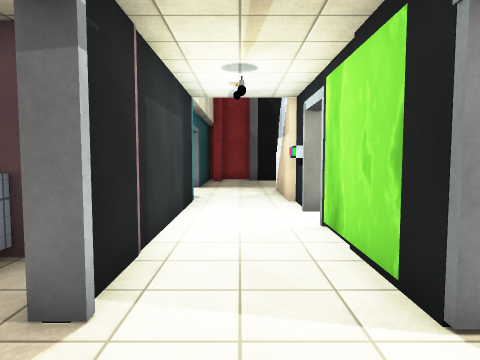
View 1 (above)

16 first-person views from a walk through a 3-D level made in the Unity game engine. The camera is 1.4 m above the floor, tilts 4° down and sees 70° across. The floor is counted in squares, 1 m on a side. Each view is taken from the middle of a square. On the plan, view 1 faces up. The plan holds only what a view shows up to about 15 squares ahead; the rest is blank. The player is left out. Door leaves are left out, so doorways stand open. Surface patterns are stand-ins for the level's own textures.

View 2
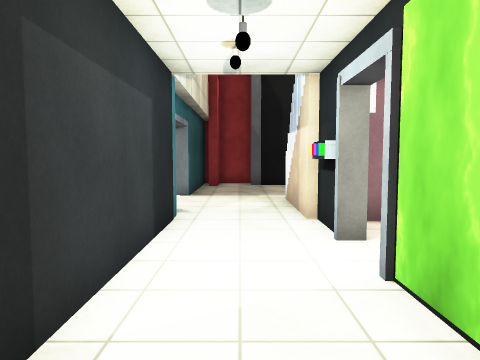

View 3
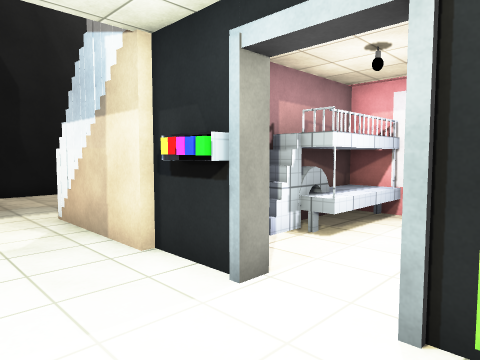

View 4
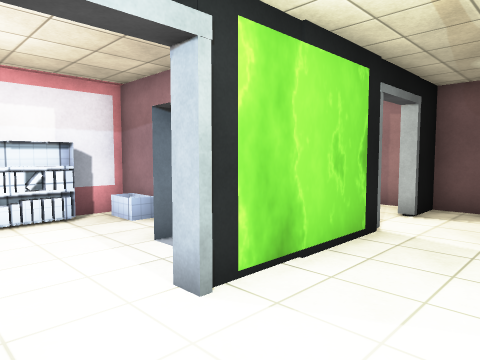

View 5
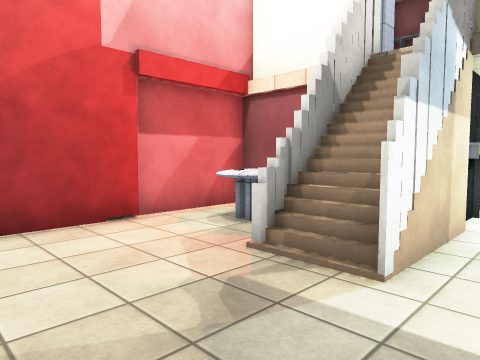

View 6
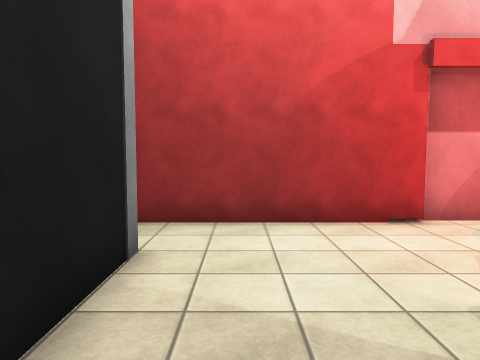

View 7
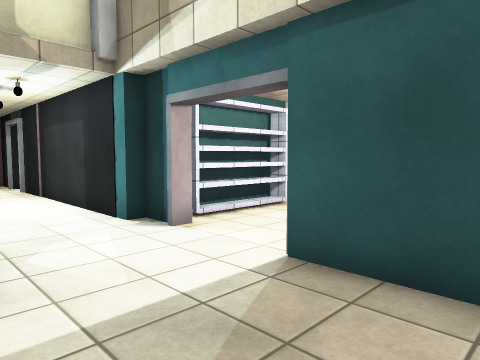

View 8
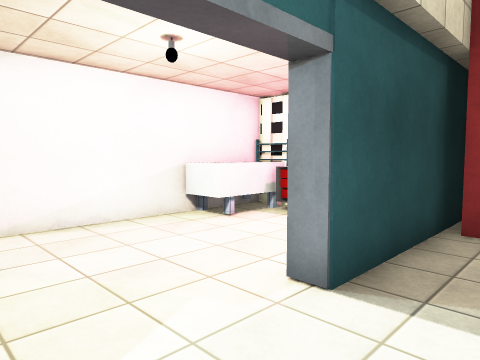

View 9
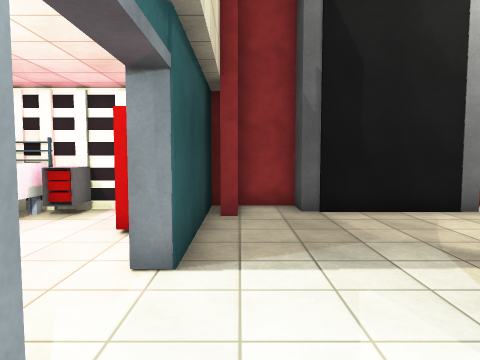

View 10
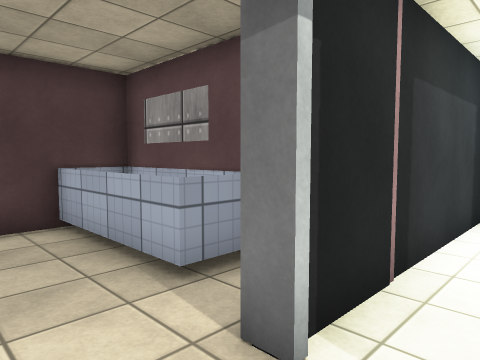

View 11
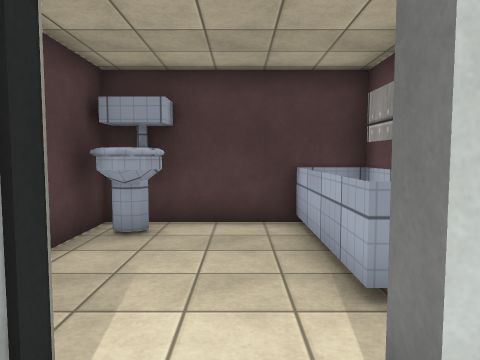

View 12
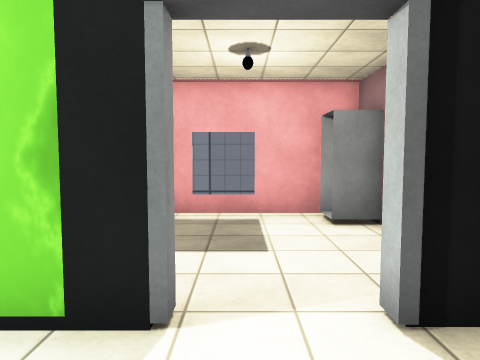

View 13
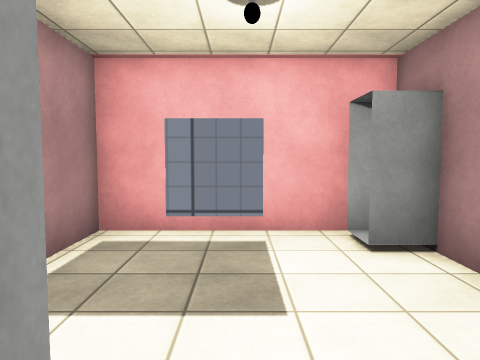

View 14
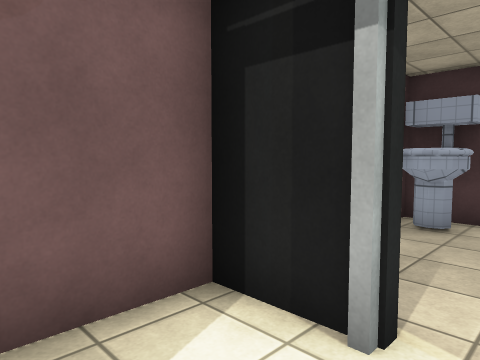

View 15
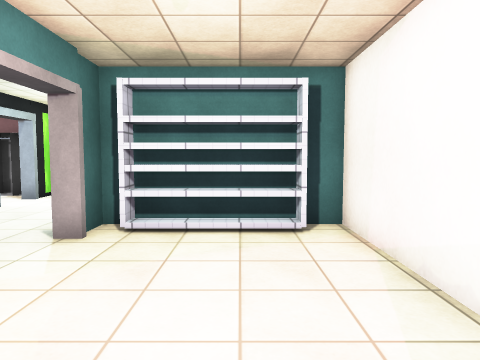

View 16
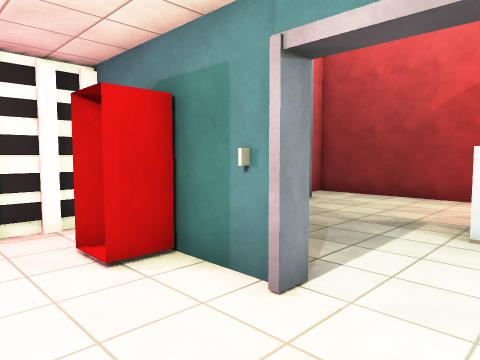

### Floor plan
Key: @ floor where view 1 was taken; # wall or solid block; . main floor; : floor 0.25 m higher than the main floor; D open door; = window, fence, low wall or low ledge; O other object.
Columns run from 7 left of view 1 to 7 right of it. Each row starts with its distance up from view 1.
 21      ####     #
 20 #######.#####.#
 19 OOO..##.......#
 18 OO...#........#
 17 #O...#........#
 16 #....#........#
 15 #....D........#
 14 #....D...==...#
 13 #....D...##.OO#
 12 #OOOO#...## OO#
 11 ##DD##...##   #
 10      #...##OOOO
  9      #...#.OOOO
  8      #...D....#
  7      #...D....O
  6      #...#OD..#
  5 ######...######
  4 #:####...#....#
  3 #===.#...#....#
  2 #....D...D..#.#
  1 #....D...D....#
  0 #O...#.@.#....#
 -1 ###  ##########

Positions as (right, up) in squares from view 1, and headings:
1: (0, 0), facing up
2: (0, 3), facing up
3: (-1, 6), facing up-right
4: (-1, 9), facing down-right
5: (0, 18), facing down-right
6: (0, 18), facing right
7: (2, 18), facing down-left
8: (0, 12), facing up-left
9: (-1, 11), facing up
10: (0, 1), facing up-left
11: (0, 2), facing left
12: (-1, 2), facing right
13: (1, 2), facing right
14: (1, 2), facing down-left
15: (-5, 18), facing down
16: (-5, 13), facing up-right
